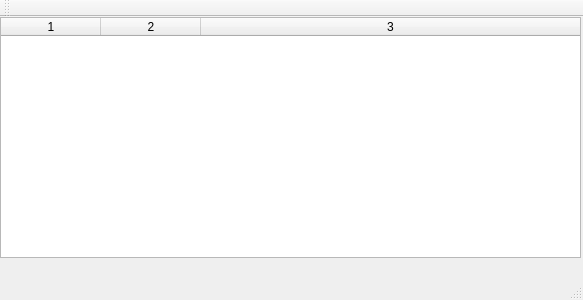
<?xml version="1.0" encoding="UTF-8"?>
<ui version="4.0">
 <class>IOCPSeverClass</class>
 <widget class="QMainWindow" name="IOCPSeverClass">
  <property name="geometry">
   <rect>
    <x>0</x>
    <y>0</y>
    <width>583</width>
    <height>300</height>
   </rect>
  </property>
  <property name="windowTitle">
   <string>IOCPSever</string>
  </property>
  <widget class="QWidget" name="centralWidget">
   <widget class="QTableWidget" name="tableWidget">
    <property name="geometry">
     <rect>
      <x>0</x>
      <y>0</y>
      <width>581</width>
      <height>241</height>
     </rect>
    </property>
    <property name="contextMenuPolicy">
     <enum>Qt::CustomContextMenu</enum>
    </property>
    <property name="columnCount">
     <number>3</number>
    </property>
    <attribute name="horizontalHeaderStretchLastSection">
     <bool>true</bool>
    </attribute>
    <column/>
    <column/>
    <column/>
   </widget>
  </widget>
  <widget class="QMenuBar" name="menuBar">
   <property name="geometry">
    <rect>
     <x>0</x>
     <y>0</y>
     <width>583</width>
     <height>23</height>
    </rect>
   </property>
  </widget>
  <widget class="QToolBar" name="mainToolBar">
   <attribute name="toolBarArea">
    <enum>TopToolBarArea</enum>
   </attribute>
   <attribute name="toolBarBreak">
    <bool>false</bool>
   </attribute>
  </widget>
  <widget class="QStatusBar" name="statusBar"/>
 </widget>
 <layoutdefault spacing="6" margin="11"/>
 <resources>
  <include location="iocpsever.qrc"/>
 </resources>
 <connections/>
</ui>
